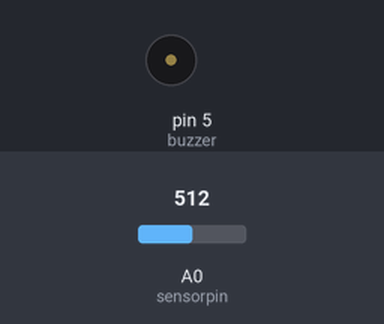
This sketch was run on a simulated Arduino Uno, built with avr-gcc and run on an emulated ATmega328P. Parts: buzzer (waves = sounding, pin HIGH). The test bench sets the inputs (shaded band); at power-on: A0 (sensorpin) = 512. What the sketch prints to the serial monitor is not drawn.

Above: at 1.2 s.
1.3 s: A0 (sensorpin) set to 55
2.8 s: A0 (sensorpin) set to 47
At 4.0 s:
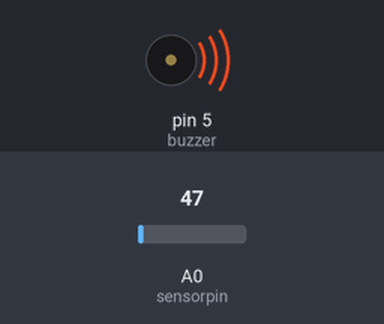
4.3 s: A0 (sensorpin) set to 122
At 5.3 s:
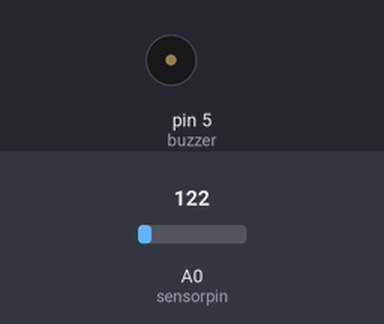
5.8 s: A0 (sensorpin) set to 40
At 6.4 s:
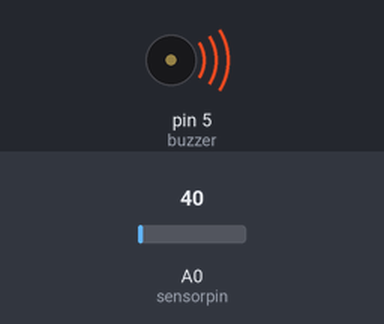
Timing chart, 0 to 8.3 s (numbered marks = the images above; inputs shaded):
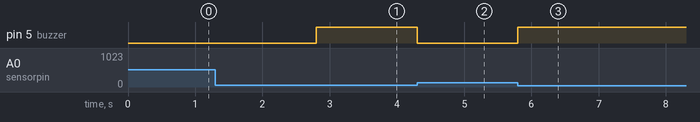

The sketch:

deteksi_kebakaran.ino
```cpp
#define sensorpin A0
#define buzzer 5

void setup() {
  // put your setup code here, to run once:
  Serial.begin(115200);
  pinMode(sensorpin, INPUT);
  pinMode(buzzer, OUTPUT);
}

void loop() {
  // put your main code here, to run repeatedly:
  float data = analogRead(sensorpin);
  Serial.println(data);

  if (data>50) {
    digitalWrite(buzzer, LOW);
  } else {
    digitalWrite(buzzer, HIGH);
  }
}

// Deteksi kebakaran
```

Measured:
- the behaviour switches between 51 and 50 on A0 (sensorpin) (found by bisection; images 0 and 1)
- after the input at 2.8 s, pin 5 (buzzer): LOW → HIGH at once
- after the input at 4.3 s, pin 5 (buzzer): HIGH → LOW at once
- after the input at 5.8 s, pin 5 (buzzer): LOW → HIGH at once
